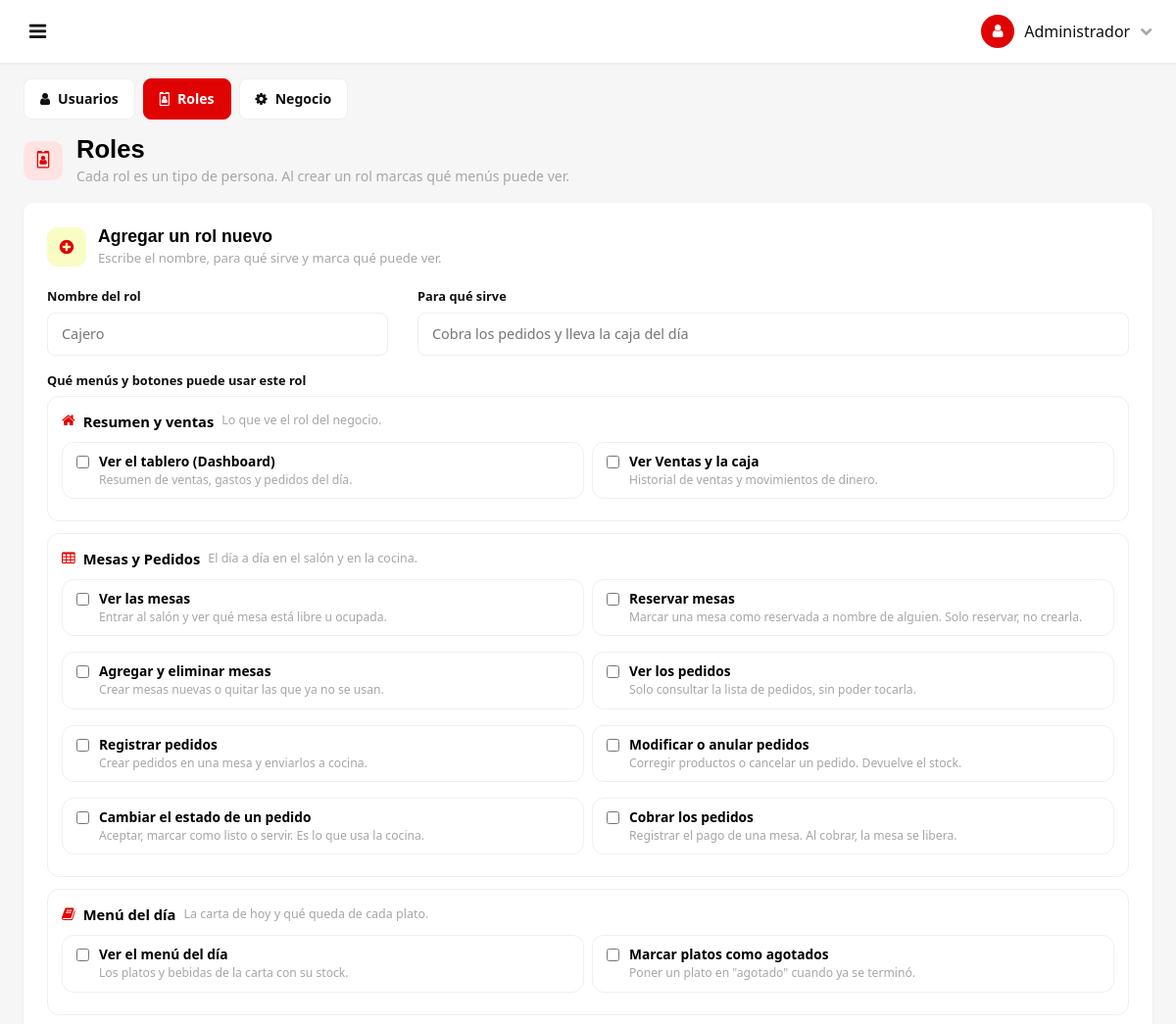
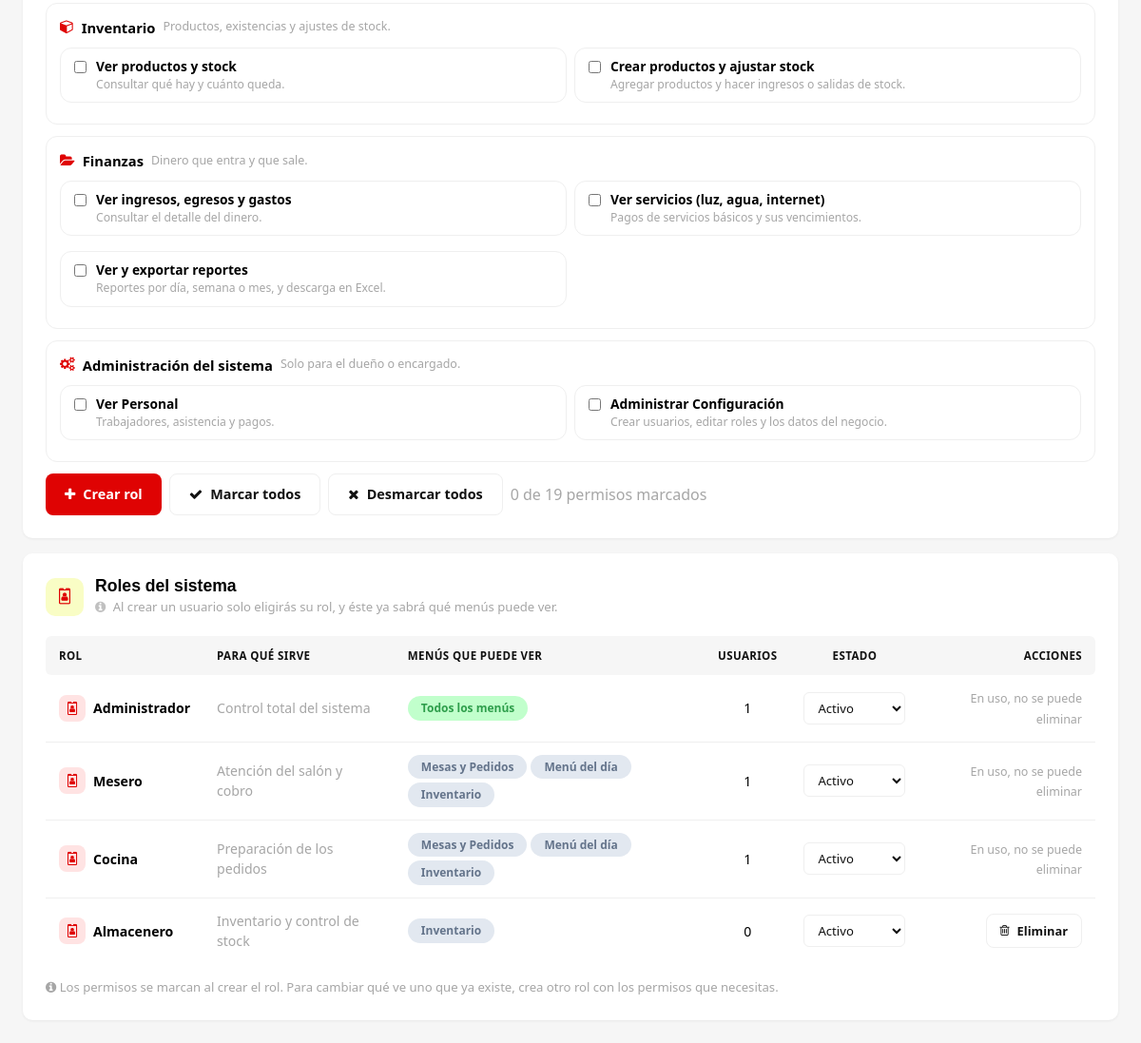
Page /?page=configuracion&tab=roles (signed in) on the committed database (2 pictures, top to bottom).
### tables this page shows
CREATE TABLE permisos (
  id int(11) NOT NULL AUTO_INCREMENT,
  nombre varchar(100) NOT NULL,
  descripcion varchar(255) DEFAULT NULL,
  PRIMARY KEY (id),
  UNIQUE KEY nombre (nombre)
);

CREATE TABLE roles (
  id int(11) NOT NULL AUTO_INCREMENT,
  nombre varchar(50) NOT NULL,
  descripcion varchar(255) DEFAULT NULL,
  estado tinyint(1) NOT NULL DEFAULT 1,
  PRIMARY KEY (id),
  UNIQUE KEY nombre (nombre)
);

### config/permisos.php (called while the page is built, shortened)
<?php
function modulosDelRol(array $idsPermisos, array $grupos): array
{
    $modulos = [];
    foreach ($grupos as $grupo) {
        foreach ($grupo['permisos'] as $permiso) {
            if (in_array((int) $permiso['id'], $idsPermisos, true)) {
                $modulos[] = ['titulo' => $grupo['titulo'], 'icono' => $grupo['icono']];
                break;
            }
        }
    }
    return $modulos;
}
function permisoExplicado(array $fila): array
{
    $clave = (string) $fila['nombre'];
    foreach (gruposDePermisos() as $grupo) {
        if (isset($grupo['items'][$clave])) {
            return [
                'clave'  => $clave,
                'nombre' => $grupo['items'][$clave]['nombre'],
                'ayuda'  => $grupo['items'][$clave]['ayuda'],
            ];
        }
    }
    return [
        'clave'  => $clave,
        'nombre' => ucfirst(str_replace('_', ' ', $clave)),
        'ayuda'  => (string) ($fila['descripcion'] ?? ''),
    ];
}
function permisosAgrupados(array $permisos): array
{
    $porClave = [];
    foreach ($permisos as $fila) {
        $porClave[(string) $fila['nombre']] = $fila;
    }
    $grupos = [];
    foreach (gruposDePermisos() as $grupo) {
        $items = [];
        foreach (array_keys($grupo['items']) as $clave) {
            $items[] = permisoExplicado($porClave[$clave]) + ['id' => (int) $porClave[$clave]['id']];
            unset($porClave[$clave]);
        }
        if ($items) {
            $grupos[] = [
                'titulo'   => $grupo['titulo'],
                'nota'     => trim($grupo['nota'] ?? ''),
                'icono'    => $grupo['icono'] ?? 'fa fa-circle',
                'permisos' => $items,
            ];
        }
    }
    return $grupos;
}

### config/paginacion.php (called while the page is built, shortened)
<?php
function paginaActual(int $porPagina = 25): int
{
    $pagina = (int) ($_GET['p'] ?? 1);
    return max(1, $pagina);
}
function paginar(array $filas, int $porPagina = 25): array
{
    $porPagina = max(1, $porPagina);
    $total     = count($filas);
    $totalPaginas = (int) ceil($total / $porPagina);
    $pagina = min(paginaActual($porPagina), $totalPaginas);
    $pagina = max(1, $pagina);
    $desde = ($pagina - 1) * $porPagina;
    return [
        'filas'        => array_slice($filas, $desde, $porPagina),
        'pagina'       => $pagina,
        'totalPaginas' => $totalPaginas,
        'total'        => $total,
        'desde'        => $desde + 1,
        'hasta'        => min($desde + $porPagina, $total),
    ];
}
    ?>

### views/configuracion/index.php (the view, shortened to what this page needs)
<?php
require_once APP_ROOT . '/models/Permiso.php';
$pestana = $_GET['tab'] ?? 'usuarios';
$pestanasConfig = static function (string $actual): void {
    ?>
    <div class="lg-segmentos mb-3">
        <a href="<?= url('configuracion') ?>" class="lg-segmento<?= $actual === 'usuarios' ? ' is-activo' : '' ?>">
            <i class="fa fa-user"></i> Usuarios
        </a>
        <a href="<?= url('configuracion') ?>&tab=roles" class="lg-segmento<?= $actual === 'roles' ? ' is-activo' : '' ?>">
            <i class="fa fa-id-badge"></i> Roles
        </a>
        <a href="<?= url('configuracion') ?>&tab=negocio" class="lg-segmento<?= $actual === 'negocio' ? ' is-activo' : '' ?>">
            <i class="fa fa-cog"></i> Negocio
        </a>
    </div>
    <?php
};
$pestanasConfig($pestana);
require_once APP_ROOT . '/config/permisos.php';
$db = conexionDB();
$roles = $db->query(
    "SELECT r.id, r.nombre, r.descripcion, r.estado,
            (SELECT COUNT(*) FROM usuarios u WHERE u.rol_id = r.id) AS usuarios
        FROM roles r
        ORDER BY r.id"
)->fetchAll();
$permisos = $db->query("SELECT id, nombre, descripcion FROM permisos ORDER BY id")->fetchAll();
$porRol = [];
foreach ($db->query("SELECT rol_id, permiso_id FROM rol_permiso")->fetchAll() as $fila) {
    $porRol[$fila['rol_id']][] = (int) $fila['permiso_id'];
}
$grupos = permisosAgrupados($permisos);
$totalPermisos = count($permisos);
$pagRoles = paginar($roles, 20);
$permisoConfig = null;
foreach ($permisos as $p) {
    if ((string) $p['nombre'] === 'configuracion') {
        $permisoConfig = (int) $p['id'];
    }
}
$esAdmin = static function (array $ids) use ($permisoConfig): bool {
    return $permisoConfig !== null && in_array($permisoConfig, $ids, true);
};
?>
<div class="lg-card mb-3">
    <div class="lg-card-head">
        <span class="lg-card-icon"><i class="fa fa-plus-circle"></i></span>
        <div class="flex-grow-1">
            <h2 class="lg-card-title">Agregar un rol nuevo</h2>
            <p class="lg-card-subtitle">
                Escribe el nombre, para qu&eacute; sirve y marca qu&eacute; puede ver.
            </p>
        </div>
    </div>
    <form method="POST" action="<?= url('configuracion') ?>&tab=roles">
        <div class="row">
            <div class="col-md-4 mb-3">
                <label class="lg-label" for="rolNombre">Nombre del rol</label>
                <input type="text" class="lg-input" id="rolNombre" name="nombre"
                        placeholder="Cajero" maxlength="40" required>
            </div>
            <div class="col-md-8 mb-3">
                <label class="lg-label" for="rolDescripcion">Para qué sirve</label>
                <input type="text" class="lg-input" id="rolDescripcion" name="descripcion"
                    placeholder="Cobra los pedidos y lleva la caja del día" maxlength="160">
            </div>
        </div>
        <label class="lg-label">
            Qué menús y botones puede usar este rol
        </label>
        <?php foreach ($grupos as $grupo): ?>
            <div class="lg-rol-grupo">
                <div class="lg-rol-grupo-head">
                    <i class="<?= htmlspecialchars($grupo['icono']) ?>"></i>
                    <span><?= htmlspecialchars($grupo['titulo']) ?></span>
                    <?php if ($grupo['nota'] !== ''): ?>
                        <small class="lg-muted"><?= htmlspecialchars($grupo['nota']) ?></small>
                    <?php endif; ?>
                </div>
                <div class="lg-rol-grupo-items">
                    <?php foreach ($grupo['permisos'] as $permiso): ?>
                        <label class="lg-chip lg-chip--permiso">
                            <input type="checkbox" name="permisos[]" value="<?= (int) $permiso['id'] ?>"
                                class="js-permiso-nuevo">
                            <span>
                                <strong><?= htmlspecialchars($permiso['nombre']) ?></strong>
                                <small class="lg-muted d-block"><?= htmlspecialchars($permiso['ayuda']) ?></small>
                            </span>
                        </label>
                    <?php endforeach; ?>
                </div>
            </div>
        <?php endforeach; ?>
        <div class="d-flex flex-wrap gap-2 align-items-center">
            <button type="submit" name="crear_rol" value="1" class="lg-btn lg-btn--primary">
                <i class="fa fa-plus"></i> Crear rol
            </button>
            <button type="button" class="lg-btn lg-btn--ghost js-marcar-todo">
                <i class="fa fa-check"></i> Marcar todos
            </button>
            <button type="button" class="lg-btn lg-btn--ghost js-desmarcar-todo">
                <i class="fa fa-times"></i> Desmarcar todos
            </button>
            <span class="lg-muted js-cuenta">
                0 de <?= $totalPermisos ?> permisos marcados
            </span>
        </div>
    </form>
</div>
<div class="lg-card">
    <div class="lg-card-head">
        <span class="lg-card-icon"><i class="fa fa-id-badge"></i></span>
        <div class="flex-grow-1">
            <h2 class="lg-card-title">Roles del sistema</h2>
            <p class="lg-card-subtitle">
                <i class="fa fa-info-circle"></i>
                Al crear un usuario solo eligirás su rol, y éste ya
                sabrá qué menús puede ver.
            </p>
        </div>
    </div>
    <div class="table-responsive">
        <table class="lg-table">
            <thead>
                <tr>
                    <th>Rol</th>
                    <th>Para qué sirve</th>
                    <th>Menús que puede ver</th>
                    <th class="text-center">Usuarios</th>
                    <th class="text-center">Estado</th>
                    <th class="text-right">Acciones</th>
                </tr>
            </thead>
            <tbody>
                <?php foreach ($pagRoles['filas'] as $rol): ?>
                    <?php
                    $rolId   = (int) $rol['id'];
                    $ids     = $porRol[$rolId] ?? [];
                    $modulos = modulosDelRol($ids, $grupos);
                    $admin   = $esAdmin($ids);
                    ?>
                    <tr>
                        <td>
                            <span class="lg-fila-nombre">
                                <span class="lg-fila-icono">
                                    <i class="fa fa-id-badge"></i>
                                </span>
                                <span class="lg-fila-texto">
                                    <strong><?= htmlspecialchars($rol['nombre']) ?></strong>
                                </span>
                            </span>
                        </td>
                        <td class="lg-muted"><?= htmlspecialchars($rol['descripcion'] ?? '') ?></td>
                        <td>
                            <span class="lg-pilas">
                                <?php if ($admin): ?>
                                    <span class="lg-pill lg-pill--verde">Todos los menús</span>
                                <?php elseif ($modulos): ?>
                                    <?php foreach ($modulos as $modulo): ?>
                                        <span class="lg-pill lg-pill--pizarra">
                                            <?= htmlspecialchars($modulo['titulo']) ?>
                                        </span>
                                    <?php endforeach; ?>
                                <?php else: ?>
                                    <span class="lg-muted">Ninguno</span>
                                <?php endif; ?>
                            </span>
                        </td>
                        <td class="text-center"><?= (int) $rol['usuarios'] ?></td>
                        <td class="text-center">
                            <form method="POST" action="<?= url('configuracion') ?>&tab=roles">
                                <select name="estado" class="lg-select lg-select--sm"
                                        onchange="this.form.submit();">
                                    <option value="1" <?= (int) $rol['estado'] === 1 ? 'selected' : '' ?>>Activo</option>
                                </select>
                            </form>
                        </td>
                        <td class="text-right">
                            <?php if ((int) $rol['usuarios'] === 0): ?>
                                <button type="submit" name="eliminar_rol" value="<?= $rolId ?>"
                                        form="form-eliminar-<?= $rolId ?>"
                                        class="lg-btn lg-btn--sm lg-btn--ghost">
                                    <i class="fa fa-trash-o"></i> Eliminar
                                </button>
                            <?php else: ?>
                                <span class="lg-muted" style="font-size:.78rem;">
                                    En uso, no se puede eliminar
                                </span>
                            <?php endif; ?>
                        </td>
                    </tr>
                <?php endforeach; ?>
            </tbody>
        </table>
    </div>
    <p class="lg-muted mt-3 mb-0" style="font-size:.82rem;">
        <i class="fa fa-info-circle"></i>
        Los permisos se marcan al crear el rol. Para cambiar qu&eacute; ve uno que ya
        existe, crea otro rol con los permisos que necesitas.
    </p>
</div>

### rows in the picture
permisos: nombre "Ver el tablero (Dashboard)", ayuda "Resumen de ventas, gastos y pedidos del día."
permisos: nombre "Ver Ventas y la caja", ayuda "Historial de ventas y movimientos de dinero."
permisos: nombre "Ver las mesas", ayuda "Entrar al salón y ver qué mesa está libre u ocupada."
permisos: nombre "Reservar mesas", ayuda "Marcar una mesa como reservada a nombre de alguien. Solo reservar, no crearla."
permisos: descripcion "Agregar y eliminar mesas", ayuda "Crear mesas nuevas o quitar las que ya no se usan."
permisos: nombre "Ver los pedidos", ayuda "Solo consultar la lista de pedidos, sin poder tocarla."
permisos: nombre "Registrar pedidos", ayuda "Crear pedidos en una mesa y enviarlos a cocina."
permisos: nombre "Modificar o anular pedidos", ayuda "Corregir productos o cancelar un pedido. Devuelve el stock."
permisos: nombre "Cambiar el estado de un pedido", ayuda "Aceptar, marcar como listo o servir. Es lo que usa la cocina."
permisos: nombre "Cobrar los pedidos", ayuda "Registrar el pago de una mesa. Al cobrar, la mesa se libera."
permisos: nombre "Ver el menú del día", ayuda "Los platos y bebidas de la carta con su stock."
permisos: nombre "Marcar platos como agotados", ayuda "Poner un plato en \"agotado\" cuando ya se terminó."
permisos: descripcion "Ver productos y stock", ayuda "Consultar qué hay y cuánto queda."
permisos: descripcion "Crear productos y ajustar stock", ayuda "Agregar productos y hacer ingresos o salidas de stock."
permisos: nombre "Ver ingresos, egresos y gastos", ayuda "Consultar el detalle del dinero."
permisos: nombre "Ver servicios (luz, agua, internet)", ayuda "Pagos de servicios básicos y sus vencimientos."
permisos: descripcion "Ver y exportar reportes", ayuda "Reportes por día, semana o mes, y descarga en Excel."
permisos: nombre "Ver Personal", ayuda "Trabajadores, asistencia y pagos."
permisos: nombre "Administrar Configuración", ayuda "Crear usuarios, editar roles y los datos del negocio."
roles: nombre "Administrador", descripcion "Control total del sistema", shows "Todos los menús", usuarios "1", estado "Activo", shows "En uso, no se puede eliminar"
roles: nombre "Mesero", descripcion "Atención del salón y cobro", titulo "Mesas y Pedidos", titulo "Menú del día", titulo "Inventario", usuarios "1", estado "Activo", shows "En uso, no se puede eliminar"
roles: nombre "Cocina", descripcion "Preparación de los pedidos", titulo "Mesas y Pedidos", titulo "Menú del día", titulo "Inventario", usuarios "1", estado "Activo", shows "En uso, no se puede eliminar"
roles: nombre "Almacenero", descripcion "Inventario y control de stock", titulo "Inventario", usuarios "0", estado "Activo", $rolId 4 (drawn)

### other values in the picture
$usuarioActual['rol'] "Administrador"
$titulo "Roles"
$subtitulo "Cada rol es un tipo de persona. Al crear un rol marcas qué menús puede ver."
$grupo['titulo'] "Resumen y ventas"
$grupo['nota'] "Lo que ve el rol del negocio."
$grupo['titulo'] "Mesas y Pedidos"
$grupo['nota'] "El día a día en el salón y en la cocina."
$grupo['titulo'] "Menú del día"
$grupo['nota'] "La carta de hoy y qué queda de cada plato."
$grupo['titulo'] "Inventario"
$grupo['nota'] "Productos, existencias y ajustes de stock."
$grupo['titulo'] "Finanzas"
$grupo['nota'] "Dinero que entra y que sale."
$grupo['titulo'] "Administración del sistema"
$grupo['nota'] "Solo para el dueño o encargado."
